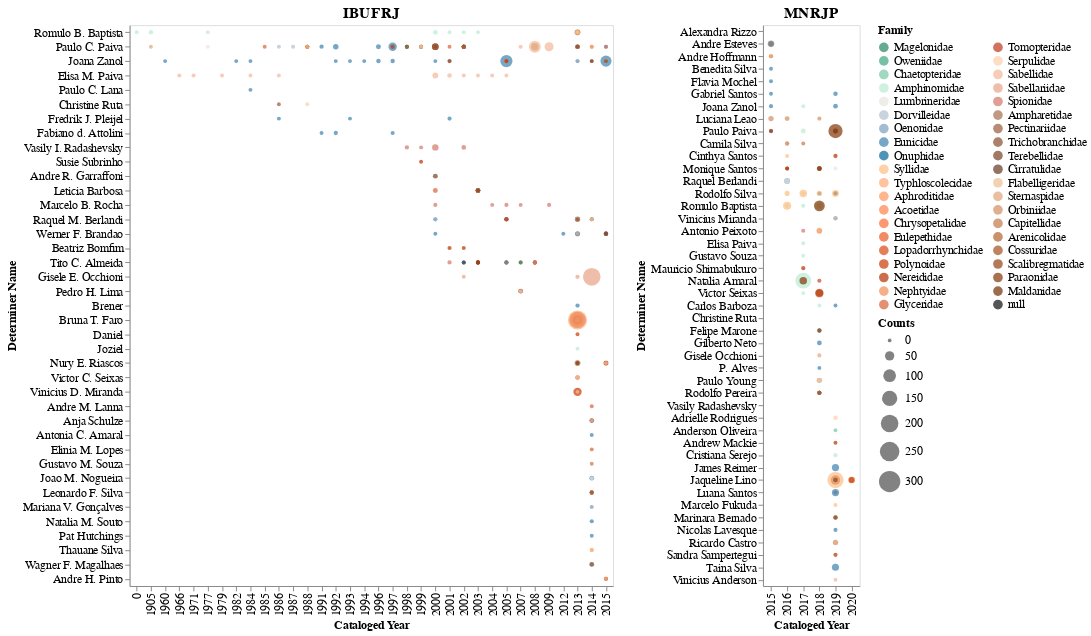

Source (notebook cell):
### Code cell
g2 = alt.Chart(teste1[teste1['collection_prefix']=='IBUFRJ'], width=500, height=580,
              title='IBUFRJ').mark_circle().encode(
    x= alt.X('cataloged_year', type='ordinal', title='Cataloged Year'),
    y= alt.Y('determiner_full_name', type='nominal', title='Determiner Name', 
            sort=sorting2),
    size= alt.Size('counts', type="quantitative",scale=alt.Scale(range=[15, 500])),  # range ajusta tamanho do circulo
    color= alt.Color('family:N', title="Family", 
                     scale=alt.Scale(domain=list(cores_familia.keys()), range=list(cores_familia.values())),
                     legend= alt.Legend(columns=2, symbolLimit= 40)),
    tooltip= alt.Tooltip(['determiner_full_name', 'cataloged_year', 'counts', 'family'])
)

g3 = alt.Chart(teste1[teste1['collection_prefix']=='MNRJP'], width=100, height=580, 
              title='MNRJP').mark_circle().encode(
    x= alt.X('cataloged_year', type='ordinal', title='Cataloged Year'),
    y= alt.Y('determiner_full_name', type='nominal', title='Determiner Name', 
            sort=sorting3),
    size= alt.Size('counts:Q', title='Counts', scale=alt.Scale(range=[15, 500])),  # range ajusta tamanho do circulo
    color= alt.Color('family:N', title="Family", 
                     scale=alt.Scale(domain=list(cores_familia.keys()), range=list(cores_familia.values())),
                     legend= alt.Legend(columns=2, symbolLimit= 40)),
    tooltip= alt.Tooltip(['determiner_full_name', 'cataloged_year', 'counts', 'family'])
)

graph = alt.hconcat(g2, g3)

# configuring graphic elements (font, fontSize, etc)
graph = graph.configure_title(fontSize=16).configure_axis(
    labelFontSize=12,
    titleFontSize=12
).configure_legend(
    labelFontSize=12,
    titleFontSize=12
)

# graph.save('./graphs/determiner/counts_per_determiner-w-family-reordenado.html')

graph

### Figure 1 — Vega-Lite specification as saved in the notebook (floating-point values rounded to 4 significant figures; data arrays with more than 128 entries replaced by an {"elided": "..."} marker saying what was removed)
{"config": {"view": {"continuousWidth": 400, "continuousHeight": 300}, "axis": {"labelFontSize": 12, "titleFontSize": 12}, "legend": {"labelFontSize": 12, "titleFontSize": 12}, "title": {"fontSize": 16}}, "hconcat": [{"data": {"name": "data-f1bf10ad502554d237a9c65d1b904728"}, "mark": "circle", "encoding": {"color": {"type": "nominal", "field": "family", "legend": {"columns": 2, "symbolLimit": 40}, "scale": {"domain": ["Magelonidae", "Oweniidae", "Chaetopteridae", "Amphinomidae", "Lumbrineridae", "Dorvilleidae", "Oenonidae", "Eunicidae", "Onuphidae", "Syllidae", "Typhloscolecidae", "Aphroditidae", "Acoetidae", "Chrysopetalidae", "Eulepethidae", "Lopadorrhynchidae", "Polynoidae", "Nereididae", "Nephtyidae", "Glyceridae", "Tomopteridae", "Serpulidae", "Sabellidae", "Sabellariidae", "Spionidae", "Ampharetidae", "Pectinariidae", "Trichobranchidae", "Terebellidae", "Cirratulidae", "Flabelligeridae", "Sternaspidae", "Orbiniidae", "Capitellidae", "Arenicolidae", "Cossuridae", "Scalibregmatidae", "Paraonidae", "Maldanidae", NaN], "range": ["#238762", "#3CA67F", "#77c8a5", "#bbebd3", "#e7e5df", "#b2c0d0", "#7A9FBF", "#3c81ae", "#00669a", "#ffbd84", "#ffaa74", "#ff9760", "#ff814b", "#fc6b36", "#eb5824", "#d94814", "#c83b03", "#b73000", "#f18e56", "#D96236", "#bf381b", "#fbd0ad", "#f2b999", "#e8a287", "#d27666", "#a66c4b", "#975b39", "#874c2c", "#774124", "#683720", "#eebd93", "#dfa47a", "#d28d60", "#c37746", "#b4622f", "#a3501d", "#92420e", "#823606", "#732c02", "#0D0D0D"]}, "title": "Family"}, "size": {"type": "quantitative", "field": "counts", "scale": {"range": [15, 500]}}, "tooltip": [{"type": "nominal", "field": "determiner_full_name"}, {"type": "quantitative", "field": "cataloged_year"}, {"type": "quantitative", "field": "counts"}, {"type": "nominal", "field": "family"}], "x": {"type": "ordinal", "field": "cataloged_year", "title": "Cataloged Year"}, "y": {"type": "nominal", "field": "determiner_full_name", "sort": ["Romulo B. Baptista", "Paulo C. Paiva", "Joana Zanol", "Elisa M. Paiva", "Paulo C. Lana", "Christine Ruta", "Fredrik J. Pleijel", "Fabiano d. Attolini", "Vasily I. Radashevsky", "Susie Subrinho", "Andre R. Garraffoni", "Leticia Barbosa", "Marcelo B. Rocha", "Raquel M. Berlandi", "Werner F. Brandao", "Beatriz Bomfim", "Tito C. Almeida", "Gisele E. Occhioni", "Pedro H. Lima", "Brener", "Bruna T. Faro", "Daniel", "Joziel", "Nury E. Riascos", "Victor C. Seixas", "Vinicius D. Miranda", "Andre M. Lanna", "Anja Schulze", "Antonia C. Amaral", "Elinia M. Lopes", "Gustavo M. Souza", "Joao M. Nogueira", "Leonardo F. Silva", "Mariana V. Gonçalves", "Natalia M. Souto", "Pat Hutchings", "Thauane Silva", "Wagner F. Magalhaes", "Andre H. Pinto"], "title": "Determiner Name"}}, "height": 580, "title": "IBUFRJ", "width": 500}, {"data": {"name": "data-9799089cc83927750651f049c2ce68e5"}, "mark": "circle", "encoding": {"color": {"type": "nominal", "field": "family", "legend": {"columns": 2, "symbolLimit": 40}, "scale": {"domain": ["Magelonidae", "Oweniidae", "Chaetopteridae", "Amphinomidae", "Lumbrineridae", "Dorvilleidae", "Oenonidae", "Eunicidae", "Onuphidae", "Syllidae", "Typhloscolecidae", "Aphroditidae", "Acoetidae", "Chrysopetalidae", "Eulepethidae", "Lopadorrhynchidae", "Polynoidae", "Nereididae", "Nephtyidae", "Glyceridae", "Tomopteridae", "Serpulidae", "Sabellidae", "Sabellariidae", "Spionidae", "Ampharetidae", "Pectinariidae", "Trichobranchidae", "Terebellidae", "Cirratulidae", "Flabelligeridae", "Sternaspidae", "Orbiniidae", "Capitellidae", "Arenicolidae", "Cossuridae", "Scalibregmatidae", "Paraonidae", "Maldanidae", NaN], "range": ["#238762", "#3CA67F", "#77c8a5", "#bbebd3", "#e7e5df", "#b2c0d0", "#7A9FBF", "#3c81ae", "#00669a", "#ffbd84", "#ffaa74", "#ff9760", "#ff814b", "#fc6b36", "#eb5824", "#d94814", "#c83b03", "#b73000", "#f18e56", "#D96236", "#bf381b", "#fbd0ad", "#f2b999", "#e8a287", "#d27666", "#a66c4b", "#975b39", "#874c2c", "#774124", "#683720", "#eebd93", "#dfa47a", "#d28d60", "#c37746", "#b4622f", "#a3501d", "#92420e", "#823606", "#732c02", "#0D0D0D"]}, "title": "Family"}, "size": {"type": "quantitative", "field": "counts", "scale": {"range": [15, 500]}, "title": "Counts"}, "tooltip": [{"type": "nominal", "field": "determiner_full_name"}, {"type": "quantitative", "field": "cataloged_year"}, {"type": "quantitative", "field": "counts"}, {"type": "nominal", "field": "family"}], "x": {"type": "ordinal", "field": "cataloged_year", "title": "Cataloged Year"}, "y": {"type": "nominal", "field": "determiner_full_name", "sort": ["Alexandra Rizzo", "Andre Esteves", "Andre Hoffmann", "Benedita Silva", "Flavia Mochel", "Gabriel Santos", "Joana Zanol", "Luciana Leao", "Paulo Paiva", "Camila Silva", "Cinthya Santos", "Monique Santos", "Raquel Berlandi", "Rodolfo Silva", "Romulo Baptista", "Vinicius Miranda", "Antonio Peixoto", "Elisa Paiva", "Gustavo Souza", "Mauricio Shimabukuro", "Natalia Amaral", "Victor Seixas", "Carlos Barboza", "Christine Ruta", "Felipe Marone", "Gilberto Neto", "Gisele Occhioni", "P. Alves", "Paulo Young", "Rodolfo Pereira", "Vasily Radashevsky", "Adrielle Rodrigues", "Anderson Oliveira", "Andrew Mackie", "Cristiana Serejo", "James Reimer", "Jaqueline Lino", "Luana Santos", "Marcelo Fukuda", "Marinara Bernado", "Nicolas Lavesque", "Ricardo Castro", "Sandra Sampertegui", "Taina Silva", "Vinicius Anderson"], "title": "Determiner Name"}}, "height": 580, "title": "MNRJP", "width": 100}], "$schema": "https://vega.github.io/schema/vega-lite/v4.8.1.json", "datasets": {"data-f1bf10ad502554d237a9c65d1b904728": {"elided": "416 records"}, "data-9799089cc83927750651f049c2ce68e5": {"elided": "174 records"}}}
